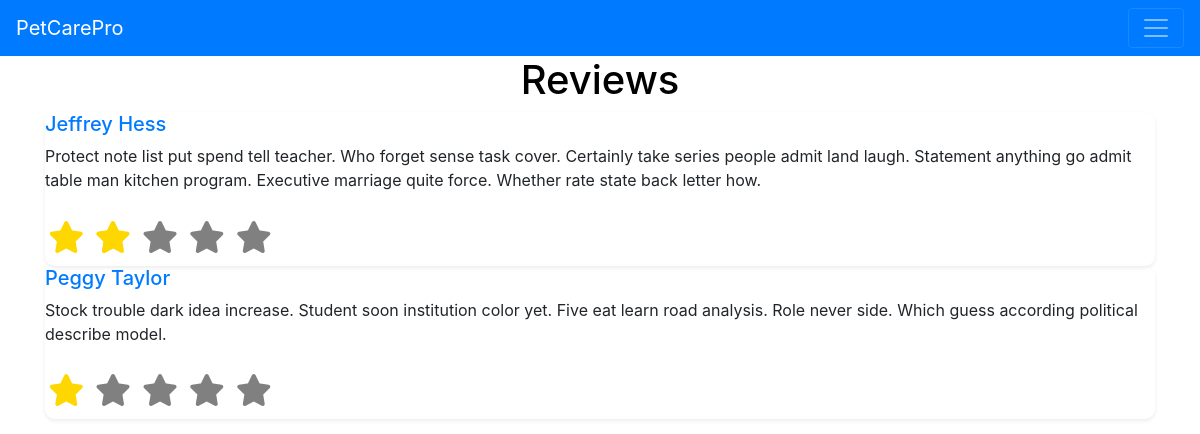
Before: /reviews/11 (signed in) with the older database file.
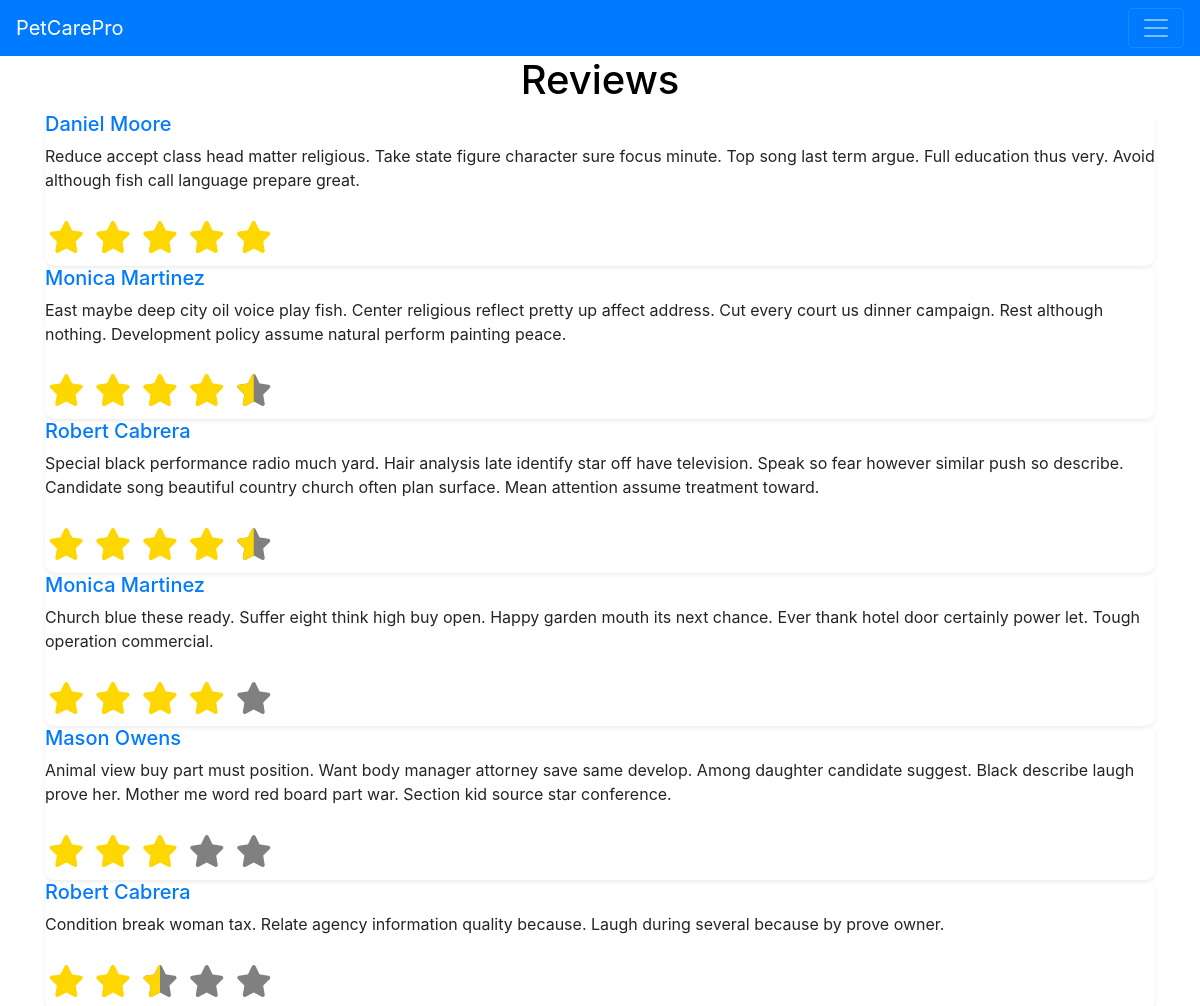
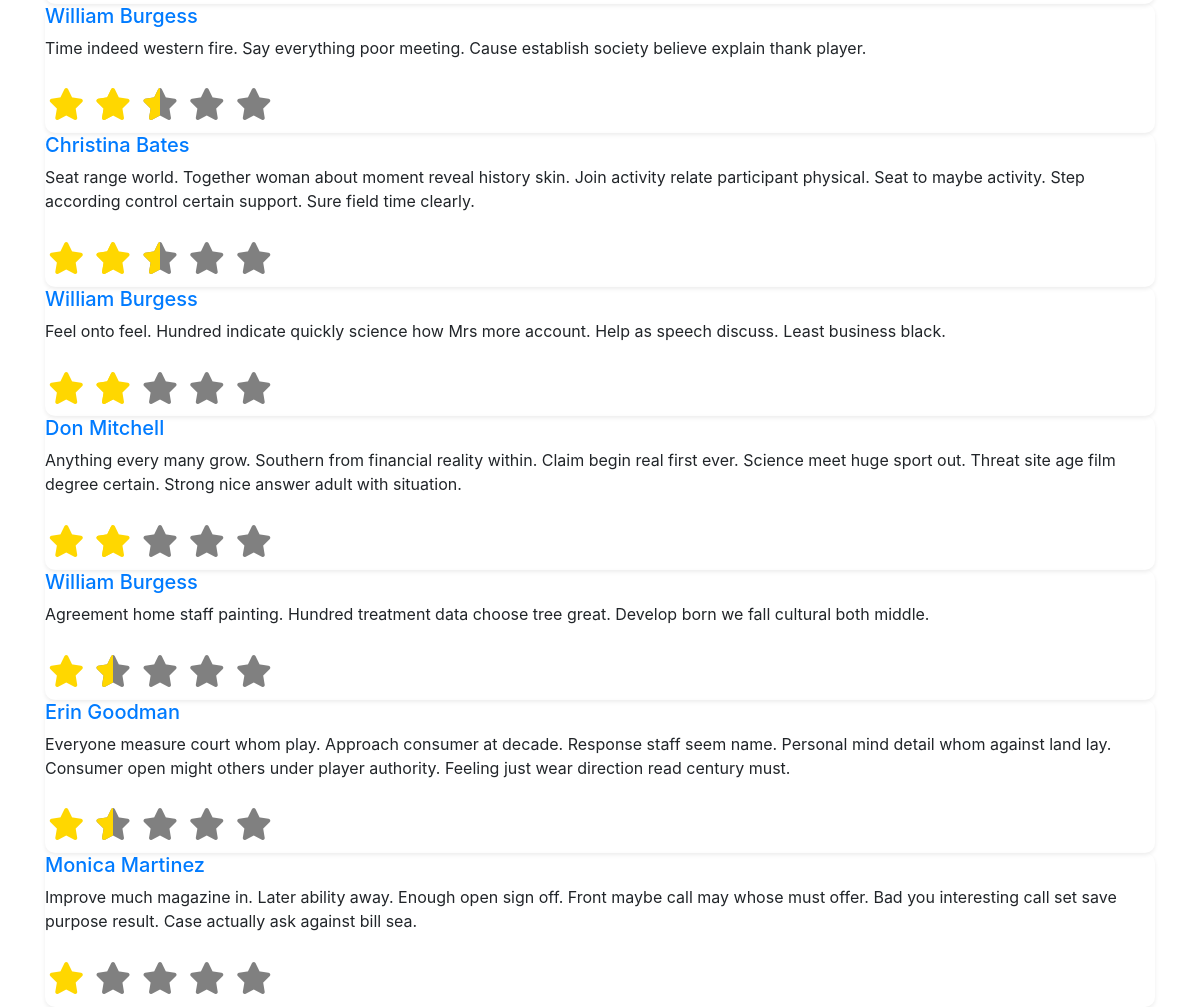
After: the same page with the newer database file (2 pictures, top to bottom).
### app/models.py (models this page shows)
class Review(db.Model):
    __tablename__ = "reviews"
    id = db.Column(db.Integer, primary_key=True, autoincrement=True)
    owner_id = db.Column(db.Integer, db.ForeignKey('users.id'))
    provider_id = db.Column(db.Integer, db.ForeignKey('provider_profiles.id'))
    booking_id = db.Column(db.Integer, db.ForeignKey('bookings.id'))
    rating = db.Column(db.Float)
    comment = db.Column(db.String(10000))
    booking = db.relationship('Booking', backref='review')

class User(UserMixin,db.Model):
    __tablename__ = "users"
    id = db.Column(db.Integer, primary_key=True, autoincrement=True)
    username = db.Column(db.String(50), index=True)
    password = db.Column(db.String(50), index=True)
    email = db.Column(db.String(50))
    fname = db.Column(db.String(50))
    lname = db.Column(db.String(50))
    user_type = db.Column(db.String(50))
    pets = db.relationship('Pet', backref='owner', lazy='dynamic')
    provider_profile = db.relationship('ProviderProfile', backref='user', uselist=False)
    bookings = db.relationship('Booking', secondary=user_booking_association, backref='users', lazy='dynamic')
    reviews = db.relationship('Review', backref='users', lazy='dynamic')

### app/views.py (the view)
@app.route('/reviews/<provider_id>',methods=['GET','POST'])
@login_required
def Reviews(provider_id):
    reviews = models.Review.query.filter_by(provider_id=provider_id).order_by(models.Review.rating.desc()).all()
    return render_template('Reviews.html',
                           title = "Reviews",
                           header = "Reviews",
                           reviews= reviews)

### app/models.py (called while the page is built)
@login_manager.user_loader
def load_user(id):
    return db.session.get(User, int(id))

### app/templates/Reviews.html (shortened to what this page needs)
{% extends "PageLayout.html" %}
{% block content %}
<header>
{% if header%}
<h1>{{header }}</h1>
{% else %}
<h1> No header specified</h1>
{% endif %}
</header>
<div class="container">
  {% for r in reviews %}
    <div class="row g-2 ">
      <div class="col" >
        <div class="info shadow-sm border-light">
          <div class="info-body">
            <h5 class="info-title text-primary">{{r.users.fname}} {{r.users.lname}}</h5>
            <p class="info-text">{{r.comment}}</p>
            <div class="star_rating">
              <span class="star {% if r.rating >= 1 %}whole{% endif %}"></span>
              <span class="star {% if r.rating >= 2 %}whole{% endif %}"></span>
              <span class="star {% if r.rating >= 3 %}whole{% endif %}"></span>
              <span class="star {% if r.rating >= 4 %}whole{% endif %}"></span>
              <span class="star {% if r.rating >= 5 %}whole{% endif %}"></span>
            </div>
          </div>
        </div>
      </div>
    </div>
  {% endfor %}
</div>
{% endblock %}

Changed rows visible on the page:
no longer on this page (row edited): Review: users.fname "Jeffrey", users.lname "Hess", comment "Protect note list put spend tell teacher. Who forget sense task cover. Certainly take series people admit land laugh. Statement anything go admit table man kitchen program. Executive marriage quite force. Whether rate state back letter how.", rating 2 (drawn)
no longer on this page (row edited): Review: users.fname "Peggy", users.lname "Taylor", comment "Stock trouble dark idea increase. Student soon institution color yet. Five eat learn road analysis. Role never side. Which guess according political describe model.", rating 1 (drawn)
added Review: users.fname "Daniel", users.lname "Moore", comment "Reduce accept class head matter religious. Take state figure character sure focus minute. Top song last term argue. Full education thus very. Avoid although fish call language prepare great.", rating 5 (drawn)
added Review: users.fname "Monica", users.lname "Martinez", comment "East maybe deep city oil voice play fish. Center religious reflect pretty up affect address. Cut every court us dinner campaign. Rest although nothing. Development policy assume natural perform painting peace.", rating 4.5 (drawn)
added Review: users.fname "Robert", users.lname "Cabrera", comment "Special black performance radio much yard. Hair analysis late identify star off have television. Speak so fear however similar push so describe. Candidate song beautiful country church often plan surface. Mean attention assume treatment toward.", rating 4.5 (drawn)
now on this page (row edited): Review: users.fname "Monica", users.lname "Martinez", comment "Church blue these ready. Suffer eight think high buy open. Happy garden mouth its next chance. Ever thank hotel door certainly power let. Tough operation commercial.", rating 4 (drawn)
added Review: users.fname "Mason", users.lname "Owens", comment "Animal view buy part must position. Want body manager attorney save same develop. Among daughter candidate suggest. Black describe laugh prove her. Mother me word red board part war. Section kid source star conference.", rating 3 (drawn)
now on this page (row edited): Review: users.fname "Robert", users.lname "Cabrera", comment "Condition break woman tax. Relate agency information quality because. Laugh during several because by prove owner.", rating 2.5 (drawn)
added Review: users.fname "William", users.lname "Burgess", comment "Time indeed western fire. Say everything poor meeting. Cause establish society believe explain thank player.", rating 2.5 (drawn)
added Review: users.fname "Christina", users.lname "Bates", comment "Seat range world. Together woman about moment reveal history skin. Join activity relate participant physical. Seat to maybe activity. Step according control certain support. Sure field time clearly.", rating 2.5 (drawn)
now on this page (row edited): Review: users.fname "William", users.lname "Burgess", comment "Feel onto feel. Hundred indicate quickly science how Mrs more account. Help as speech discuss. Least business black.", rating 2 (drawn)
added Review: users.fname "Don", users.lname "Mitchell", comment "Anything every many grow. Southern from financial reality within. Claim begin real first ever. Science meet huge sport out. Threat site age film degree certain. Strong nice answer adult with situation.", rating 2 (drawn)
now on this page (row edited): Review: users.fname "William", users.lname "Burgess", comment "Agreement home staff painting. Hundred treatment data choose tree great. Develop born we fall cultural both middle.", rating 1.5 (drawn)
added Review: users.fname "Erin", users.lname "Goodman", comment "Everyone measure court whom play. Approach consumer at decade. Response staff seem name. Personal mind detail whom against land lay. Consumer open might others under player authority. Feeling just wear direction read century must.", rating 1.5 (drawn)
now on this page (row edited): Review: users.fname "Monica", users.lname "Martinez", comment "Improve much magazine in. Later ability away. Enough open sign off. Front maybe call may whose must offer. Bad you interesting call set save purpose result. Case actually ask against bill sea.", rating 1 (drawn)
